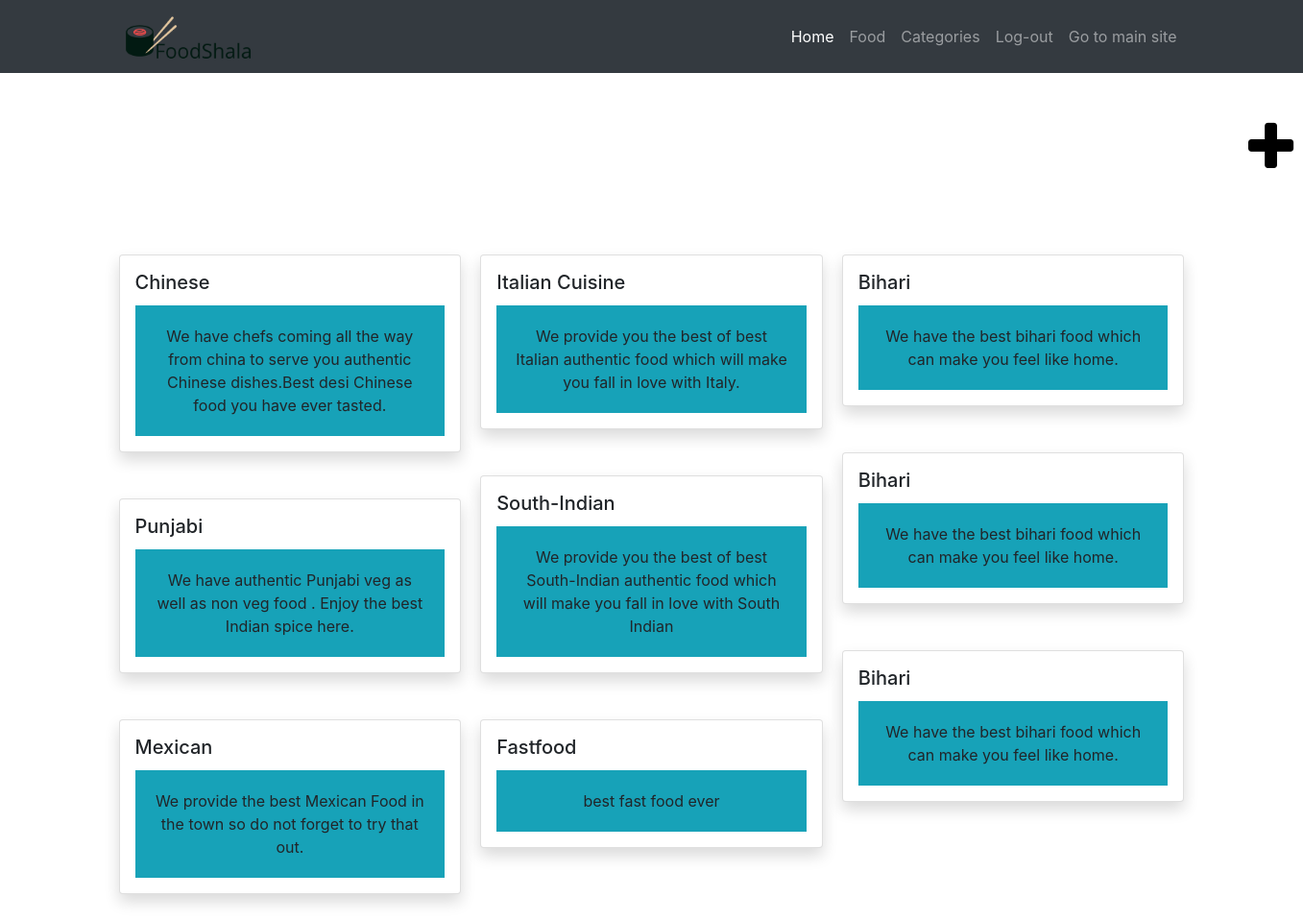
The page /admin/admincategory.php on the database its author committed.
### tables this page shows
CREATE TABLE `category` (
  `title` text NOT NULL,
  `description` text NOT NULL,
  `cat_id` int(11) NOT NULL
);

### admin/includefile/category.php (the view)
<div class='container'>
        <div class='card-columns'>
   <?php
         include'database.php';
    $con=mysqli_connect($host,$user);
        mysqli_select_db($con,$database);
        $q="select * from category";
        $res=$con->query($q);
        $rowCount=$con->affected_rows;
        if($rowCount>0)
        {
        while($row = $res->fetch_assoc())
        {
        echo "
        <div class='card shadow p-3 mb-5 bg-white rounded'>
        <h5 class='card-title'>".$row['title']."</h5>
        <div class='card-body bg-info text-center'>".$row['description']."</h7><br>
        </div>
        </div> ";
        }
        }
        else
        {
        echo "Not connected";
        }
?>

### admin/includefile/header.php (shortened to what this page needs)
<!DOCTYPE html>
<html>
<head>
  <link rel="stylesheet" href="https://maxcdn.bootstrapcdn.com/bootstrap/4.5.2/css/bootstrap.min.css">
    <link rel="stylesheet" href="https://cdnjs.cloudflare.com/ajax/libs/font-awesome/4.7.0/css/font-awesome.min.css">

### admin/includefile/adminnav.php (shortened to what this page needs)
<nav class="navbar navbar-expand-lg navbar-dark bg-dark static-top" style="margin-top:0px;width:100%;">
  <div class="container">
    <a class="navbar-brand" href="#">
          <img src="../img/flogo.png" height="50" alt="">
        </a>
    <div class="collapse navbar-collapse" id="navbarResponsive">
      <ul class="navbar-nav ml-auto">
        <li class="nav-item active">
          <a class="nav-link" href="./dashboard.php">Home
              </a>
        </li>
        <li class="nav-item">
          <a class="nav-link" href="./adminfood.php">Food</a>
        </li>
        <li class="nav-item">
          <a class="nav-link" href="./admincategory.php">Categories</a>
        </li>
          <li class="nav-item">
          <a class="nav-link" href="./connection/logout.php">Log-out</a>
        </li>
          <li class="nav-item">
          <a class="nav-link" href="../index.php">Go to main site</a>
        </li>
      </ul>
    </div>
  </div>
</nav>

### admin/admincategory.php
<?php include'includefile/header.php' ?>
<?php include'includefile/adminnav.php' ?>
<br><br>
<h1>
<a href="addcategory.php"><i class="fa fa-plus" style="font-size:60px;color:black; position: relative;
  left: 1300px;"></i></a></h1>
<br><br><br>
<?php include'includefile/category.php' ?>
<?php include'includefile/footer.php' ?>

### admin/includefile/footer.php
</html>

### rows shown on the page
category: title "Chinese", description "We have chefs coming all the way from china to serve you authentic Chinese dishes.Best desi Chinese food you have ever tasted."
category: title "Punjabi", description "We have authentic Punjabi veg as well as non veg food . Enjoy the best Indian spice here."
category: title "Mexican", description "We provide the best Mexican Food in the town so do not forget to try that out."
category: title "Italian Cuisine", description "We provide you the best of best Italian authentic food which will make you fall in love with Italy."
category: title "South-Indian", description "We provide you the best of best South-Indian authentic food which will make you fall in love with South Indian"
category: title "Fastfood", description "best fast food ever"
category: title "Bihari", description "We have the best bihari food which can make you feel like home."
category: title "Bihari", description "We have the best bihari food which can make you feel like home."
category: title "Bihari", description "We have the best bihari food which can make you feel like home."
